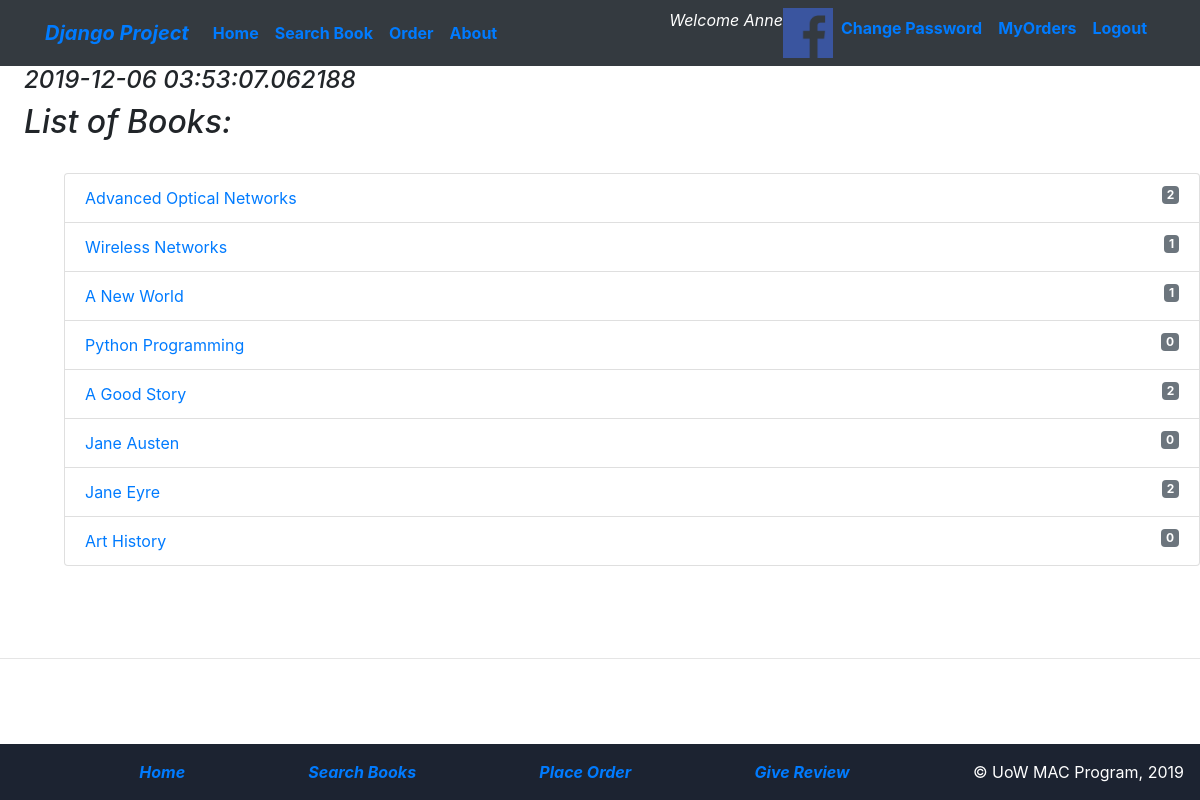
The page /myapp/ (signed in) on the database its author committed.
### myapp/models.py (models this page shows, shortened)
class Member(User):
    STATUS_CHOICES = {
        (1, 'Regular member'),
        (2, 'Premium Member'),
        (3, 'Guest Member'),
    }
    status = models.IntegerField(choices=STATUS_CHOICES, default=1)
    address = models.CharField(max_length=300, blank=True)
    city = models.CharField(max_length=20, default='Windsor')
    province=models.CharField(max_length=2, default='ON')
    last_renewal = models.DateField(default=timezone.now)
    auto_renew = models.BooleanField(default=True)
    borrowed_books = models.ManyToManyField(Book, blank=True)
    avatar = models.FileField(upload_to='profile', help_text="Accepted format are .PNG, .JPEG, .JPG", blank=True, null=True)

class Book(models.Model):
    CATEGORY_CHOICES = [
        ('S', 'Science&Tech'),
        ('F', 'Fiction'),
        ('B', 'Biography'),
        ('T', 'Travel'),
        ('O', 'Other')
    ]
    title = models.CharField(max_length=200)
    category = models.CharField(max_length=1, choices=CATEGORY_CHOICES, default='S')
    num_pages = models.PositiveIntegerField(default=100)
    price = models.DecimalField(max_digits=10, decimal_places=2, validators=[maxvaluevalidator, minvaluevalidator])
    publisher = models.ForeignKey(Publisher, related_name='books', on_delete=models.CASCADE)
    description = models.TextField(blank=True)
    num_reviews = models.PositiveIntegerField(default=0)

### myapp/views.py (the view)
# urls.py: path(r'', IndexView.as_view(), name='index'),
class IndexView(ListView):
    model = Book
    template_name = 'myapp/book_list.html'
    def get_context_data(self, **kwargs):
        context = super(IndexView, self).get_context_data(**kwargs)
        if 'last_login' in self.request.session:
            context['last_login'] = self.request.session['last_login']
        else:
            context['last_login'] = "Your last login was more than one hour ago!!"
        return context

### myapp/templates/myapp/book_list.html
{% extends 'myapp/base.html' %}
{% block body_block %}
    <body>
    {% if object_list %}
        <h4><i>{{ last_login }}</i></h4>
        <h2><i>List of Books:</i></h2>
        <br/>
        <div class="list-group">
        <ol>
            {% for book  in object_list %}
                <li class="list-group-item" ><a  href="{% url 'myapp:detail' book.id %}"> {{book.title}} </a>
                    <span class="badge badge-secondary float-right" >{{ book.num_reviews }}</span>
                </li>
            {% endfor %}
        </ol>
        </div>
    {% else %}
        <strong>There are no available books!</strong>
    {% endif %}
</body>
{% endblock %}

### myapp/templates/myapp/base.html (shortened to what this page needs)
<!DOCTYPE html>
{% load staticfiles %}
<html>
    <head>
        <link rel="stylesheet" href="https://stackpath.bootstrapcdn.com/bootstrap/4.1.3/css/bootstrap.min.css">
        <link rel="stylesheet" type="text/css" href="{% static 'myapp/style.css' %}" />
    </head>
        <nav class="navbar navbar-expand-sm bg-dark"
        {% block nav-style %}{% endblock %}">
            <div class="container p-none">
                <div class="navbar-header">
                    <a class="navbar-brand" href="{% url 'myapp:index' %}"><b><i>Django Project</i></b></a>
                </div>
                <div class="collapse navbar-collapse">
                    <ul class="nav navbar-nav navbar-right">
                        <li class="nav-item"><a class="nav-link" href="{% url 'myapp:index' %}"><b>Home</b></a></li>
                        <li class="nav-item"><a class="nav-link" href="{% url 'myapp:findbooks' %}"><b>Search Book</b></a></li>
                        <li class="nav-item"><a class="nav-link" href="{% url 'myapp:place_order' %}"><b>Order</b></a></li>
                        <li class="nav-item"><a class="nav-link" href="{% url 'myapp:about' %}"><b>About</b></a></li>
                    </ul>
                    <ul class="navbar-nav ml-auto">
                    {% if user.is_authenticated %}
                                <li class="nav-item"><i style="color:white">Welcome {{ user.first_name }} </i></li>
                                {% if user.member.avatar.url %}
                                    <li class="nav-item"><img src="{{ user.member.avatar.url}}" width = "50" height = "50"></li>
                                {% endif %}
                        <li class="nav-item"><a class='nav-link' href="{% url 'password_change' %}"><b>Change Password</b></a></li>
                                <li class="nav-item"><a class='nav-link' href="{% url 'myapp:myorders' %}"><b>MyOrders</b></a></li>
                                <li class="nav-item"><a class='nav-link' href="{% url 'myapp:logout' %}"><b>Logout</b></a></li>
                    {% else %}
                            <li class="nav-item"><a class= 'nav-link' href="{% url 'myapp:login' %}"><b>Login</b></a></li>
                            <li class="nav-item"><a class="nav-link" href="{% url 'myapp:register' %}"><b>Register</b></a></li>
                        {% endif %}
                       </ul>
                </div>
            </div>
        </nav>
    <body class="bodytag">
        <div class="bodycontent">
            {% block body_block %}*** {% endblock %}
        </div>
        <hr />
</body>
    <footer class="page-footer fixed bottom">
        <div class= "navbar navbar-inverse navbar-static-bottom" role="navigation">
            <div class= "navbar-text pull-right">
                <a href="{% url 'myapp:index' %}">
                    <b><i>Home</i></b></a>
            </div>
            <div class= "navbar-text pull-right">
                <a href="{% url 'myapp:findbooks' %}">
                    <b><i>Search Books</i></b></a>
            </div>
            <div class= "navbar-text pull-right">
                <a href="{% url 'myapp:place_order' %}">
                    <b><i>Place Order</i></b></a>
            </div>
            <div class= "navbar-text pull-right">
                <a href="{% url 'myapp:review' %}">
                    <b><i>Give Review</i></b></a>
            </div>
            <div class="navbar-text pull-left">
            &copy; UoW MAC Program, 2019
            </div>
        </div>
    </footer>
</html></html>

### myapp/static/myapp/style.css (style rules this page uses)
.bodytag { background-color: white; }
.bodycontent { padding-bottom: 5%; padding-left: 2%; }
.page-footer { color: white; background-color: #1C2331; position: fixed; bottom: 0; width: 100%; }
html,body { overflow-x: hidden; }

### rows shown on the page
Book: title "Advanced Optical Networks", num_reviews "2"
Book: title "Wireless Networks", num_reviews "1"
Book: title "A New World", num_reviews "1"
Book: title "Python Programming", num_reviews "0"
Book: title "A Good Story", num_reviews "2"
Book: title "Jane Austen", num_reviews "0"
Book: title "Jane Eyre", num_reviews "2"
Book: title "Art History", num_reviews "0"

### other values the page prints
{{ user.first_name }} "Anne"
{{ last_login }} "2019-12-06 03:53:07.062188"
